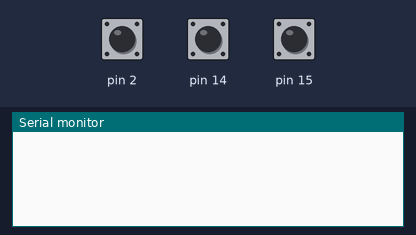
This sketch was run on a simulated Arduino Uno, built with avr-gcc and run on an emulated ATmega328P. On the bench: the last lines printed to the serial monitor. The test bench sets the inputs (shaded band); at power-on: pin 2 HIGH, pin 14 HIGH, pin 15 HIGH.

Above: at 1.2 s.
1.3 s: pin 2 pulled LOW for 0.15 s
At 2.5 s:
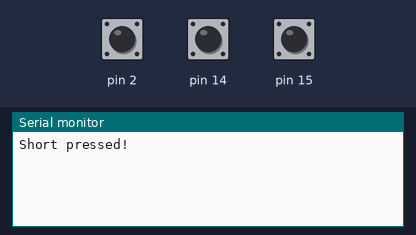
2.9 s: pin 14 pulled LOW for 0.15 s
At 3.7 s:
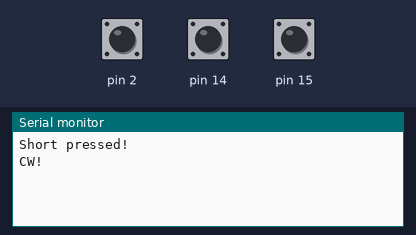
4.5 s: pin 2 pulled LOW for 1 s
At 6.2 s:
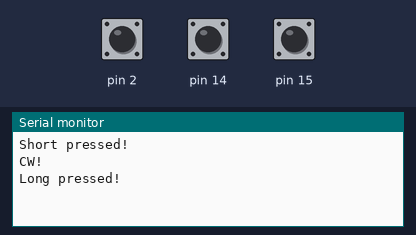

Measured:
- after the input at 1.3 s, the serial monitor: prints a new line after 0.15 s (image 1)
- after the input at 2.9 s, the serial monitor: prints a new line after 0.15 s (image 2)
- after the input at 4.5 s, the serial monitor: prints a new line after 1.0 s (image 3)

The sketch:

Rotary_Switch.ino
```cpp
//Libraries
#include <avr/io.h>      // This defers to avr/io.h for GCC
#include <avr/interrupt.h>

uint8_t lastState = 0;
uint8_t currentState = 0;
uint16_t timer1Count = 0;

void INT0_Init(){
  //enable Interrupt
  EIMSK |= (1 << INT0); //Ext. Int0 ein

  //Set every Edge Interrupt)
  EICRA &= ~(1 << ISC01);
  EICRA |= (1 << ISC00);
}

void Timer1_COMPA_Init(){
  //Control Registers
  TCCR1A = 0; TCCR1B = 0; TCCR1C = 0; //Reset

  // set CTC mode
  //TCCR1A |= (1 << WGM10);
  //TCCR1A |= (1 << WGM11);
  TCCR1B |= (1 << WGM12);

  // Set Prescaler 1024 (TCCR1B = (1 << WGM12) | (0x5 << CS10);)
  TCCR1B |= (1 << CS12);
  TCCR1B &= ~(1 << CS11);
  TCCR1B |= (1 << CS10);

  // initialize compare value
  OCR1A = 16;

  // enable timer compare interrupt
  TIMSK1 |= (1 << OCIE1A);
}

void setup(){
  INT0_Init();
  Timer1_COMPA_Init();
  sei();

  //Set Input
  DDRC &= ~(1 << 0);  //PC0 - A0 - PCINT8
  DDRC &= ~(1 << 1);  //PC1 - A1 - PCINT9
  DDRD &= ~(1 << 2);          //set PD2 (SW1) as Input

  //Set Pull-UP-Resitor
  PORTC |= (1 << 0);  //PC0 - A0 - PCINT8
  PORTC |= (1 << 1);  //PC1 - A1 - PCINT9
  PORTD |= (1 << 2);          //activate Pull-Up-R at PD2 (SW1)

  DDRC &= ~(1 << 3);      //set PC3 (ADC_VDD) as Input
  PORTC &= ~(1 << 3);     //deactivate Pull-Up-R at PC3 (ADC_VDD)
  Serial.begin(9600);

  lastState = PINC & (1 << 0);
}

void loop(){
  //ToDo
}

//ISR
ISR(TIMER1_COMPA_vect){  // every 1ms
  timer1Count++;

  currentState = PINC & (1 << 0);

  if (currentState != lastState && currentState == 1){
    if(!(PINC & (1 << 1)) == currentState) {
      Serial.println("CCW!");
    } else {
      Serial.println("CW!");
    }
  }
  lastState = currentState;
}

ISR(INT0_vect){  //Rotary Encoder Switch
  if(PIND & (1 << 2)){    // HIGH?
    if(timer1Count >= 250){
      Serial.println("Long pressed!");
    } else {
      Serial.println("Short pressed!");
    }

    timer1Count = 0;
  }

  if(!(PIND & (1 << 2))){ // LOW?
    timer1Count = 0;
  }
}
```
